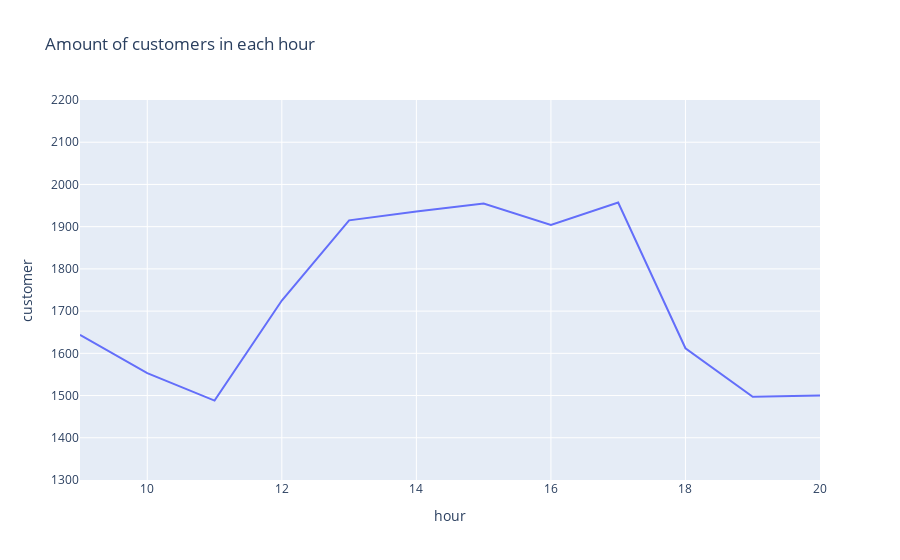

The notebook cell this image was saved under:
### Code cell
nr_customers = transactions.groupby("hour").agg({"customer":"nunique"})
fig = px.line(nr_customers, x = nr_customers.index, y="customer", title="Amount of customers in each hour")
fig.update_yaxes(range=(1300, 2200))
fig.show()

### Figure 1 — Plotly figure (JSON) as saved in the notebook; plotly's stock layout.template omitted (floating-point values rounded to 4 significant figures)
{"data": [{"hovertemplate": "hour=%{x}<br>customer=%{y}<extra></extra>", "legendgroup": "", "line": {"color": "#636efa", "dash": "solid"}, "mode": "lines", "name": "", "orientation": "v", "showlegend": false, "type": "scatter", "x": [9, 10, 11, 12, 13, 14, 15, 16, 17, 18, 19, 20], "xaxis": "x", "y": [1644, 1553, 1488, 1725, 1915, 1936, 1955, 1904, 1957, 1612, 1497, 1500], "yaxis": "y"}], "layout": {"legend": {"tracegroupgap": 0}, "title": {"text": "Amount of customers in each hour"}, "xaxis": {"anchor": "y", "domain": [0, 1], "title": {"text": "hour"}}, "yaxis": {"anchor": "x", "domain": [0, 1], "range": [1300, 2200], "title": {"text": "customer"}}}}
